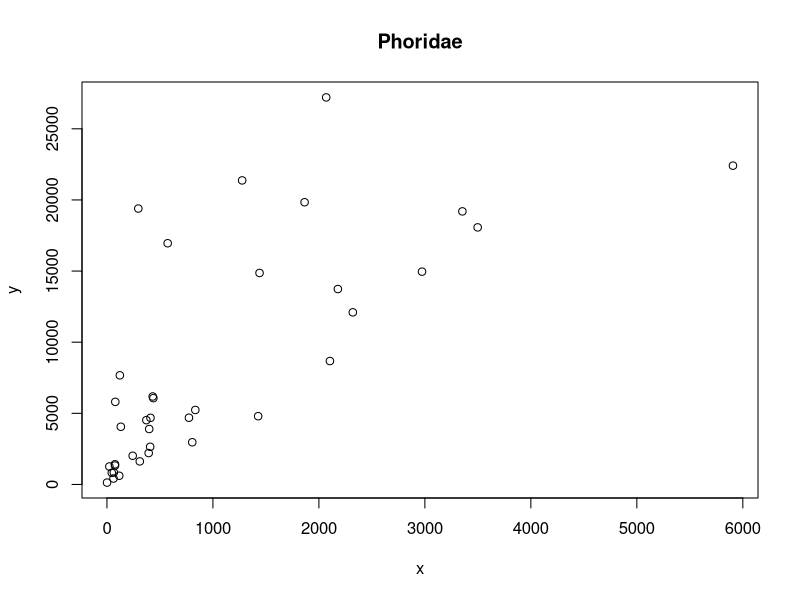
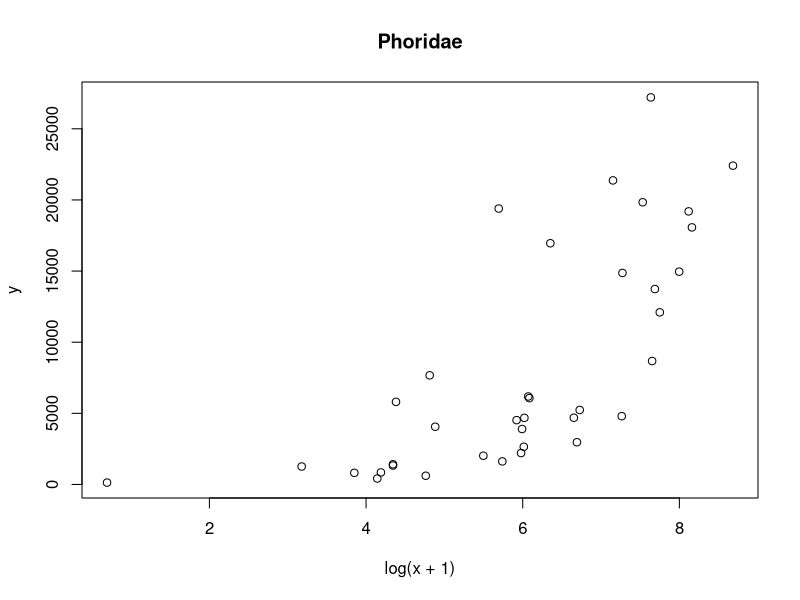
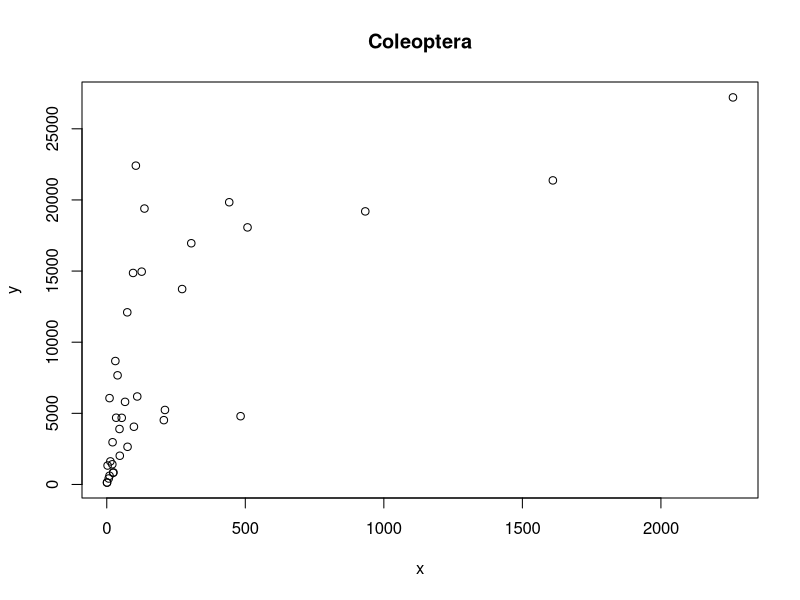
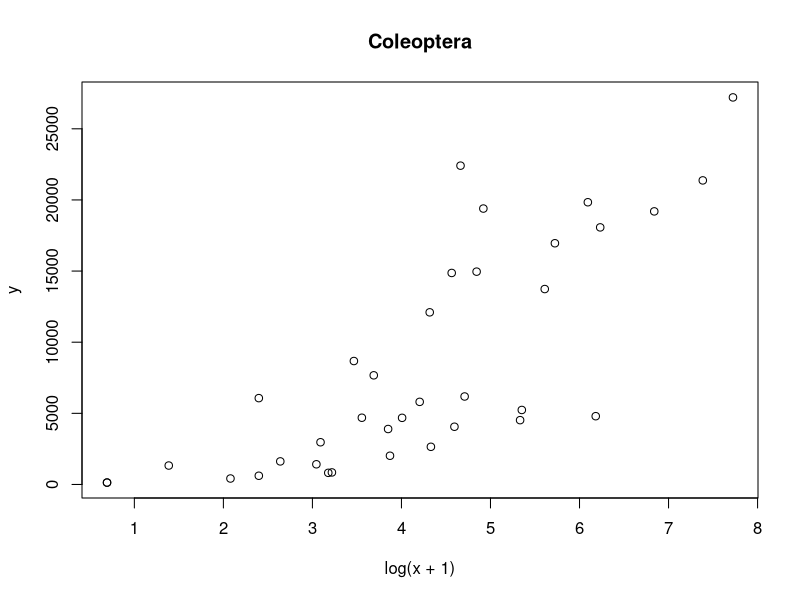
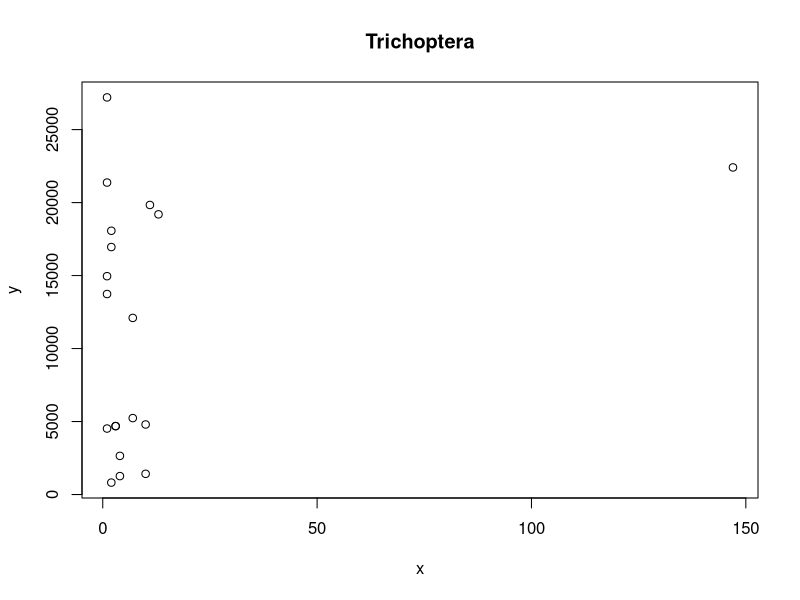
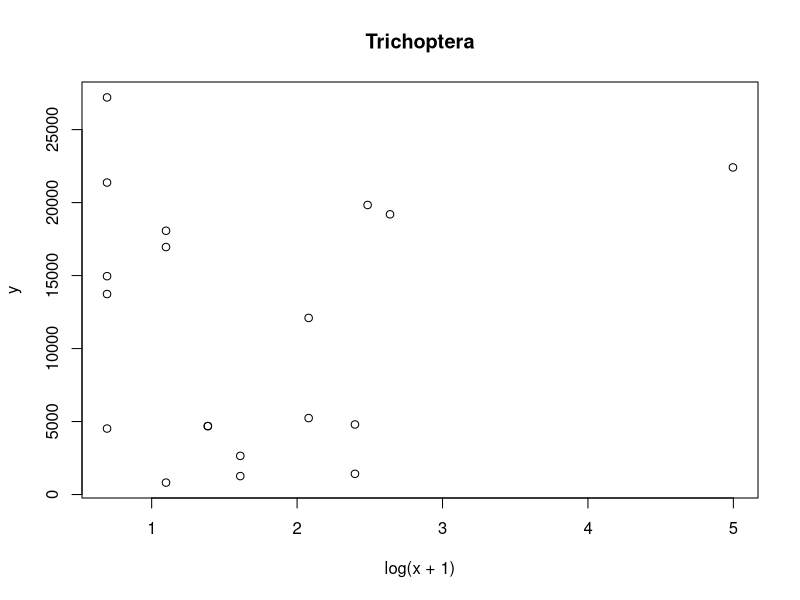
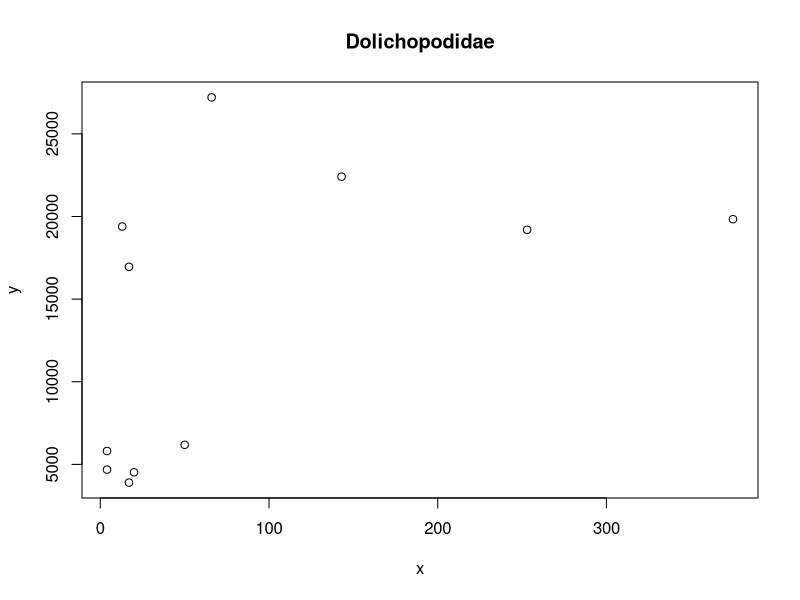
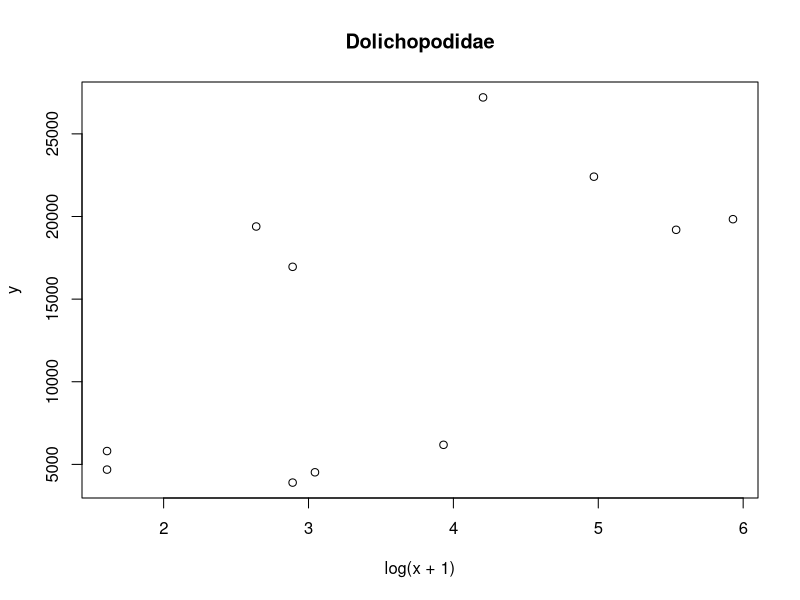

The R source for these figures, in order:
# Script to estimate total number of specimens in the inventory catch.
#
# The input data are samples for which all specimens of each taxon
# have been counted (in Excel file 'StatSamples_2019-08-22' and files
# derived therefrom), and the abundance data for the analysis groups.
#
# We use two methods. First, we simply compute the average number of
# specimens per counted sample and multiply with the total number of
# samples.
#
# We then use groups for which we have a fair amount of abundance data, 
# and that occur in a high proportion of samples. Specifically, we use
# Phoridae, Coleoptera, Trichoptera, Dolichopodidae and Drosophilidae.
#
# We try to predict the total number of specimens in the reference
# samples from the number of specimens of each of these groups. It turns
# out that a loglin model with zero intercept has the best fit and predictive
# power. An intuitive explanation is that large number of specimens of a
# particular group needs to be taken with some skepticism. It could mean
# that the sample contains a large total number of specimens, but it could
# also be due to an unusual abundance of the particular group we
# are analyzing. The loglin model gives a reasonble fit as indicated by
# the adjusted R-squared values, although there is a fair degree of variance,
# as one might expect.
#
# The results are summarized in the file 'result_summary.xlsx'.

# Read in transformed statistics data for the first-tier groups
Order <- read.table( "StatSamples_Order_2019-08-22.csv", sep=";", header=TRUE )

# Read in transformed statistics data for the second-tier Brachycera groups
Brachycera <- read.table( "StatSamples_Brachycera_2019-08-22.csv", sep=";", header=TRUE )

# Read in the quantitative data
F <- read.table( "../quantitative_data/quant-combined-data.tsv" )

# Aggregate totals from order counts
Total <- aggregate( Order$Specimens, by=list(Order$CollID), FUN=sum )

colnames(Total) <- c( "CollID", "Total" )
Total$CollID <- factor( Total$CollID )

# Get additional data into Total
E <- read.table("../misc_data/coll_event_data_2019-08-23.tsv")
Total$Trapdays  <- E$Sampling.period..days.[ match( Total$CollID, E$EventID ) ]
Total$StartDate <- E$StartDate             [ match( Total$CollID, E$EventID ) ]
Total$TrapID    <- E$TrapID                [ match( Total$CollID, E$EventID ) ]
Total$Season <- rep("Nonsummer",length(Total$Total))
Total$Season[grep("-0[5678]",Total$StartDate)] <- "Summer"
Total$Season <- factor( Total$Season )

G <- read.table("../misc_data/trap_data.tsv")
Total$Latitude  <- G$Latitude              [ match( Total$TrapID, G$TrapID ) ]


# Define estimates function
estimates <- function( D, taxon, sampleFraction )
{
    cat( "Estimates for taxon ", taxon, "\n" )

    # Get the determined data of the taxon
    A <- F[ F$AnalysisTaxon == taxon, ]
    A <- aggregate( A$Total, by=list(A$EventID), FUN=sum )
    colnames( A ) <- c( "CollID", "Specimens" )
    A$Trapdays  <- E$Sampling.period..days.[ match( A$CollID, E$EventID ) ]
    A$StartDate <- E$StartDate             [ match( A$CollID, E$EventID ) ]
    A$TrapID    <- E$TrapID                [ match( A$CollID, E$EventID ) ]
    A$Season <- rep("Nonsummer",length(A$CollID))
    A$Season[grep("-0[5678]",A$StartDate)] <- "Summer"
    A$Season <- factor( A$Season )
    A$Latitude  <- G$Latitude[ match( A$TrapID, G$TrapID ) ]

    # Get the statistic sample data
    B <- D[ D$Taxon == taxon, ]
    B <- merge( B, Total )
    B$Fraction <- B$Specimens / B$Total

    # Print some basic statistics
    cat( "Determined SMTP samples: ", length( A$CollID ), "\n" )
    cat( "Estimated fraction of SMTP samples: ", sampleFraction, "\n" )
    cat( "Summary of SMTP samples (no. specimens)\n" )
    print( summary( A$Specimens ) )
    cat( "Standard deviation of SMTP samples (no. specimens)\n" )
    print( sd( A$Specimens ) )

    cat( "Statistics samples: ", sum( B$Specimens > 0 ), "\n" )
    cat( "Fraction of statistics samples: ", sum( B$Specimens > 0 ) / length( B$Specimens ), "\n" )
    cat( "Summary of non-zero statistics samples\n" )
    print( summary( B$Specimens[ B$Specimens > 0 ] ) )
    cat( "Standard deviation of non-zero statistics samples\n" )
    print( sd( B$Specimens[ B$Specimens > 0 ] ) )
    cat( "\n" )

    # See if the samples are typical
    B1 <- B[ B$Specimens > 0, ]

    cat( "Wilcoxon test (no. specimens)\n" )
    print( wilcox.test( A$Specimens, B1$Specimens ) )

    cat( "T test (no. trapdays)\n" )
    print( t.test( A$Trapdays, B1$Trapdays ) )

    cat( "T test (latitude)\n" )
    print( t.test( A$Latitude, B1$Latitude ) )

    cat( "Chi-square test (fraction summer samples)\n" )
    x <- c( as.character(A$Season), as.character(B1$Season) )
    y <- c( rep( "Determined", times=length( A$Season ) ), rep( "Statistic", times=length( B1$Season ) ) )
    tbl <- table( x, y )
    print( tbl )
    print( chisq.test( tbl ) )

    # Plot lin-lin, log-lin prediction of total size
    x <- B$Specimens[ B$Specimens > 0 ]
    y <- B$Total[ B$Specimens > 0 ]
    fileName <- paste( "Fig_", taxon, "linlin.pdf", sep="" )
    pdf( fileName )
    plot( x, y, main=taxon )
    dev.off()
    fileName <- paste( "Fig_", taxon, "loglin.pdf", sep="" )
    pdf( fileName )
    plot( log(x+1), y, main=taxon )
    dev.off()

    # Fit a linlin model
    fit <- lm( y~x+0 )
    print( summary(fit) )
    k1 <- coefficients( fit ) [1]

    # Fit a loglin model
    fit <- lm( y~log(x + 1) + 0 )
    print( summary(fit) )
    k2 <- coefficients( fit ) [1]

    # Use the group to estimate the total SMTP size

    # Estimated catch based on this group
    cat( "Estimated catch of this group (using mean of processed samples and sample fraction) (millions)\n" )
    estimatedCatch <- mean( A$Specimens ) * 1919 * sampleFraction / 1000000
    print( estimatedCatch )
    cat( "Estimated total catch from this using mean fraction of the group in all statistics samples (millions)\n" )
    x <- estimatedCatch / mean( B$Fraction )
    print( x )
    cat( "\n" )
    cat( "Estimated total catch from this using mean fraction of the group in non-zero statistics\n")
    cat( "samples and estimated SMTP sample fraction (millions)\n" )
    x <- estimatedCatch / mean( B$Fraction[ B$Specimens > 0 ] ) / sampleFraction
    print( x )
    cat( "\n" )

    # Estimate catches; we use the fact that sum( k*A$Specimens ) = k*mean(A$Specimens) * n,
    # where n is the number of processed samples. This needs to be extrapolated to the total
    # sample, which is 1919, by multiplying by the factor (1919/n). Thus, the overall expression
    # simplifies to k*mean(A$Specimens) * n * (1919/n) = k*mean(A$Specimens) * 1919
    cat( "Estimated catch using linlin model\n" )
    x <- k1 * mean( A$Specimens ) * 1919 / 1000000
    print( x )
    cat( "\n" )
    cat( "Estimated catch using loglin model\n" )
    x <- k2 * mean( log( A$Specimens + 1 ) ) * 1919 / 1000000
    print( x )
    cat( "\n" )
}

# Use total number of specimens for statistics samples to compute total
cat( "Summary of stats samples\n" )
print( summary( Total$Total ) )

cat( "Estimate based on mean number of specimens in stats samples\n" )
x <- mean( Total$Total ) * 1919 / 1000000
y <- ( sd( Total$Total ) / sqrt( length( Total$Total ) - 1 ) ) * 1919 / 1000000
cat( "Estimate (million):", x, "\n" )
cat( "Sd (from standard error of the mean):", y, "\n\n" )

cat( "Estimate based on fitting a lognormal distribution to the stats samples\n" )
cat( "and drawing 1919 values from the estimated distribution. To capture\n" )
cat( "uncertainty, we draw the mean  and the standard deviation on the log scale\n" )
cat( "(meanlog and sdlog) of each of the lognormal distributions used in the\n" )
cat( "the simulations from a normal distribution that utilizes the standard error\n" )
cat( "of the estimates of the fitted distribution to capture uncertainty about the\n" )
cat( "exact values of those parameters.\n" )
library(MASS)
params <- fitdistr( Total$Total, "lognormal" )
meanlogs <- rnorm( 10000, mean=params$estimate[1], sd=params$sd[1] )
sdlogs   <- rnorm( 10000, mean=params$estimate[2], sd=params$sd[2] )
x <- numeric(10000)
for ( i in 1:10000 )
{
    x[i] <- sum( rlnorm( 1919, meanlog=meanlogs[i], sdlog=sdlogs[i] ) )
}
cat( "Mean estimate (millions): ", mean(x) / 1000000, "\n" )
cat( "Sd of estimate (millions): ", sd(x) / 1000000, "\n\n" )

# Use Phoridae from Order
estimates( Order, "Phoridae", 0.97 )

# Use Coleoptera from Order
estimates( Order, "Coleoptera", 0.94 )

# Use Trichoptera from Order
estimates( Order, "Trichoptera", 0.62 )

# Use Dolichopodidae from Brachycera
estimates( Brachycera, "Dolichopodidae", 0.77 )

# Use Drosophilidae from Brachycera
estimates( Brachycera, "Drosophilidae", 0.77 )


